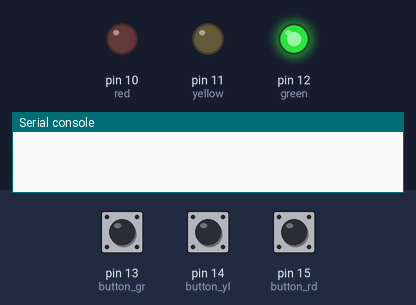
This program was run on a simulated MicroPython board. Shown: output pins drawn as LEDs (lit = HIGH), the last lines printed to the serial console. The inputs (shaded band) are chosen by the test bench; at power-on: pin 13 (button_gr) HIGH, pin 14 (button_yl) HIGH, pin 15 (button_rd) HIGH. Random numbers come from a fixed seed.

Above: at 1.2 s.
1.3 s: pin 13 (button_gr) pulled LOW for 0.15 s
At 3.0 s:
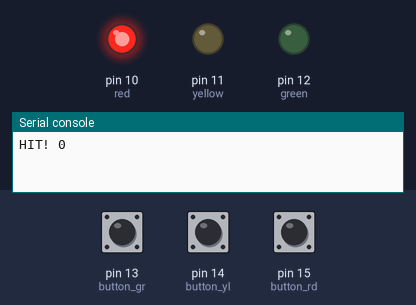
4.4 s: pin 14 (button_yl) pulled LOW for 0.15 s
At 4.8 s:
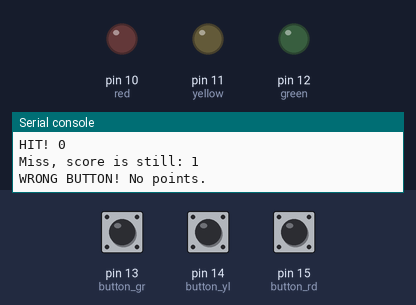
7.5 s: pin 14 (button_yl) pulled LOW for 1 s
10.5 s: pin 14 (button_yl) pulled LOW for 3.2 s
At 16.4 s:
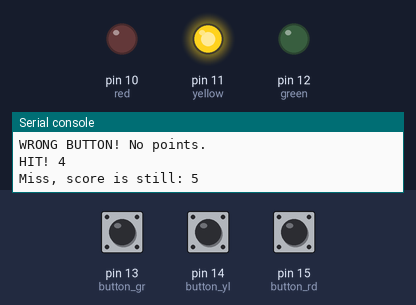
Timing chart, 0 to 17.7 s (numbered marks = the images above; inputs shaded):
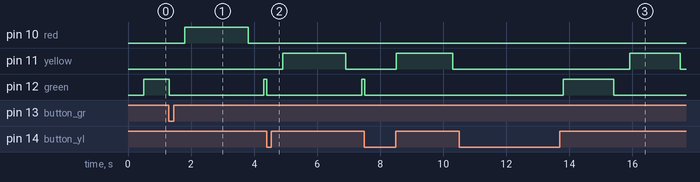

The program:

whack_a_mole.py
```python
from machine import Pin
from time import sleep, ticks_diff, ticks_ms
from random import randint

#Set up pins for the LEDs
red = Pin(10, Pin.OUT, value=0)
yellow = Pin(11, Pin.OUT, value=0)
green = Pin(12, Pin.OUT, value=0)

#Set up pins for the buttons
button_gr = Pin(13, Pin.IN, Pin.PULL_UP)
button_yl = Pin(14, Pin.IN, Pin.PULL_UP)
button_rd = Pin(15, Pin.IN, Pin.PULL_UP)

#Create lists that contains all physical objects. Important that their index corresponds between buttons and LEDs.
leds = [green, yellow, red]
buttons = [button_gr, button_yl, button_rd]

#Game variables
score = 0
roundtime = 2000
rounds_played = 0

while True:
    sleep(0.5)

    #Choose a random LED
    led_index = randint(0,2)
    leds[led_index].value(1)

    start_time = ticks_ms()
    hit = False

    while ticks_diff(ticks_ms(), start_time) < roundtime:
        if buttons[led_index].value() == 0: #Check if the correct button is pressed
            print(f"HIT! {score}")
            score += 1
            hit = True
            break

        for i in range(3): #Check if wrong button is pressed
            if i != led_index:  # Skip the correct button
                if buttons[i].value() == 0:
                    print(f"WRONG BUTTON! No points.")
                    hit = True  # Mark as "handled" so we don't count it as timeout
                    break

        if hit:  # If wrong button was pressed, exit the while loop too
            break
        sleep(0.01)

    leds[led_index].value(0)

    if not hit:
        print(f"Miss, score is still: {score}")

    rounds_played += 1
    if rounds_played >= 50:
        break
    if rounds_played % 5 == 0:
        roundtime = max(500, roundtime - 200)
        print(f"lvl up! it goes faster: {roundtime}")

#Light up the the LEDs when the game ends
for led in leds:
    led.toggle()

print(f"Well done! Here is your score: {score}")


   
```

Measured:
- after the input at 10.5 s, pin 12 (green): LOW → HIGH after 3.3 s, → LOW 1.6 s later
